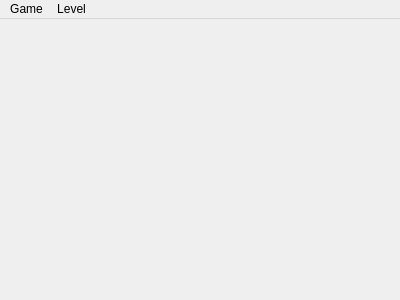
<?xml version="1.0" encoding="UTF-8"?>
<ui version="4.0">
 <class>MainWindow</class>
 <widget class="QMainWindow" name="MainWindow">
  <property name="geometry">
   <rect>
    <x>0</x>
    <y>0</y>
    <width>400</width>
    <height>300</height>
   </rect>
  </property>
  <property name="windowTitle">
   <string>Sudoku</string>
  </property>
  <widget class="QWidget" name="centralWidget"/>
  <widget class="QMenuBar" name="menuBar">
   <property name="geometry">
    <rect>
     <x>0</x>
     <y>0</y>
     <width>400</width>
     <height>20</height>
    </rect>
   </property>
   <widget class="QMenu" name="level_menu">
    <property name="title">
     <string>Level</string>
    </property>
   </widget>
   <widget class="QMenu" name="menuGam">
    <property name="title">
     <string>Game</string>
    </property>
    <widget class="QMenu" name="grid_size_menu">
     <property name="title">
      <string>Grid Size</string>
     </property>
    </widget>
    <addaction name="actionNew_Game"/>
    <addaction name="actionHint_one"/>
    <addaction name="actionHint_All"/>
    <addaction name="grid_size_menu"/>
   </widget>
   <addaction name="menuGam"/>
   <addaction name="level_menu"/>
  </widget>
  <action name="actionNew_Game">
   <property name="text">
    <string>New Game</string>
   </property>
  </action>
  <action name="actionHint_one">
   <property name="text">
    <string>Hint One</string>
   </property>
  </action>
  <action name="actionHint_All">
   <property name="text">
    <string>Hint All</string>
   </property>
  </action>
 </widget>
 <layoutdefault spacing="6" margin="11"/>
 <resources/>
 <connections/>
</ui>
